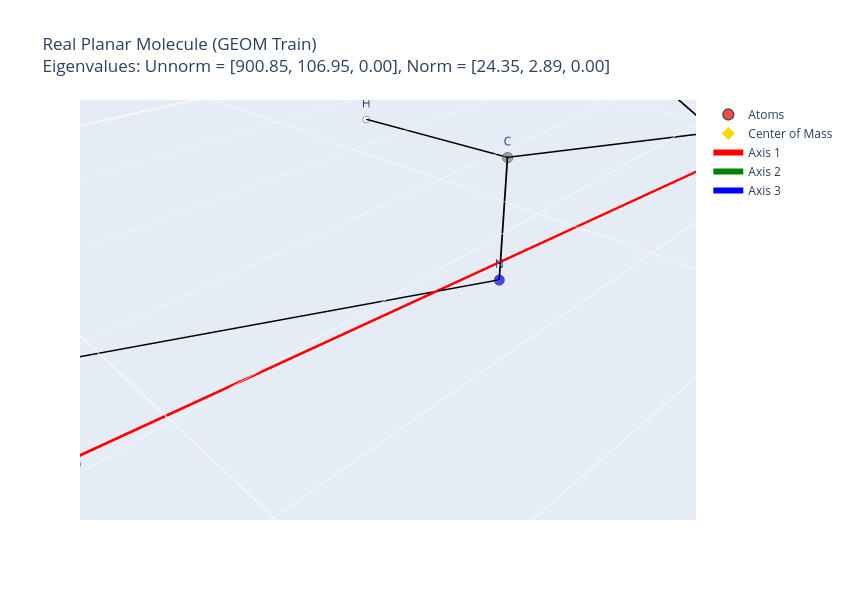
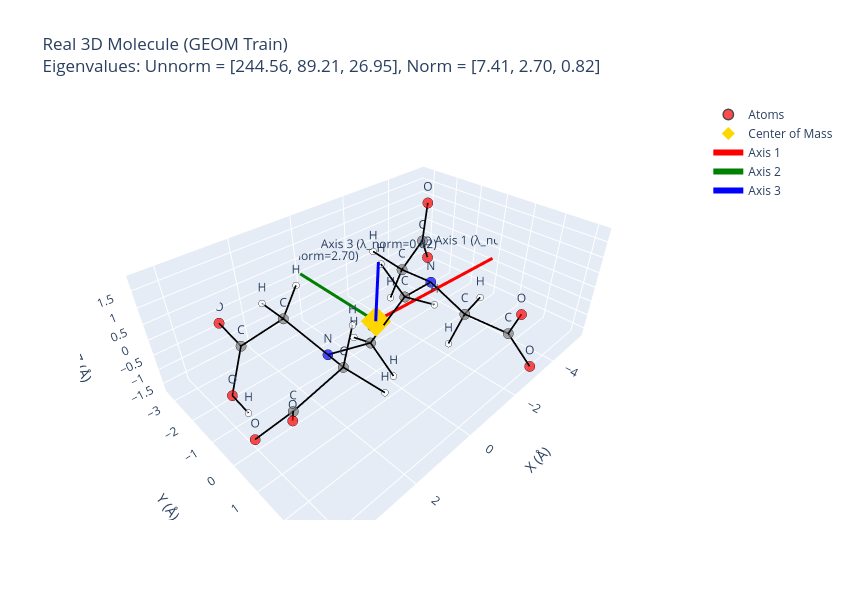

These figures' notebook cell, in order:
### Code cell
# Load preprocessed dataset files if they exist on disk (GEOM-Drugs Train Set)
geom_train_path = '../data/geom_drugs/preprocessed/train.pt'
dataset_loaded = False
geom_train = []

if os.path.exists(geom_train_path):
    try:
        geom_train = torch.load(geom_train_path)
        print(f"Success: Loaded {len(geom_train)} GEOM molecules from {geom_train_path}!")
        dataset_loaded = True
    except Exception as e:
        print(f"Could not load dataset file: {e}")
else:
    print(f"Dataset file {geom_train_path} not found. Skipping dataset demonstration.")

if dataset_loaded:
    # Let's find a planar and a globular molecule in the real dataset
    planar_mol = None
    globular_mol = None
    
    for mol in geom_train:
        e = getattr(mol, 'eigenvalues_normalized', getattr(mol, 'eigenvalues', None))
        if e is None:
            continue
        n_atoms = mol.pos.size(0)
        
        # Planar definition: 3rd eigenvalue is tiny, 2nd is substantial
        if e[2] < 1e-4 and e[1] > 0.05 and n_atoms > 3 and planar_mol is None:
            planar_mol = mol
        # 3D definition: 3rd eigenvalue is large
        if e[2] > 0.15 and globular_mol is None:
            globular_mol = mol
            
    # Visualize Planar Molecule from dataset
    if planar_mol is not None:
        fig = visualize_molecule_shape_axes(planar_mol.pos, planar_mol.h, "Real Planar Molecule (GEOM Train)")
        fig.show()
        
    # Visualize Globular Molecule from dataset
    if globular_mol is not None:
        fig = visualize_molecule_shape_axes(globular_mol.pos, globular_mol.h, "Real 3D Molecule (GEOM Train)")
        fig.show()

### Figure 1 — Plotly figure (JSON) as saved in the notebook; plotly's stock layout.template omitted (floating-point values rounded to 4 significant figures)
{"data": [{"marker": {"color": ["red", "blue", "red", "gray", "gray", "gray", "gray", "gray", "gray", "white", "white", "white", "gray", "blue", "blue", "gray", "blue", "gray", "blue", "gray", "gray", "white", "darkgreen", "gray", "gray", "gray", "gray", "gray", "gray", "white", "white", "white", "white", "white", "white", "white", "white"], "line": {"color": "black", "width": 1.5}, "size": [12, 12, 12, 12, 12, 12, 12, 12, 12, 8, 8, 8, 12, 12, 12, 12, 12, 12, 12, 12, 12, 8, 14, 12, 12, 12, 12, 12, 12, 8, 8, 8, 8, 8, 8, 8, 8]}, "mode": "markers+text", "name": "Atoms", "text": ["O", "N", "O", "C", "C", "C", "C", "C", "C", "H", "H", "H", "C", "N", "N", "C", "N", "C", "N", "C", "C", "H", "Cl", "C", "C", "C", "C", "C", "C", "H", "H", "H", "H", "H", "H", "H", "H"], "textposition": "top center", "type": "scatter3d", "x": [-8.398, -7.327, -7.18, -6.137, -4.895, -3.741, -3.868, -5.113, -6.262, -7.246, -5.194, -2.969, -2.442, -1.371, -0.1899, 0.9817, 2.087, 3.253, 3.388, 2.286, 1.014, 0.1157, 2.495, 4.475, 4.405, 5.564, 6.8, 6.876, 5.722, 5.761, 7.84, 7.705, 5.506, 3.435, -0.1106, -2.422, -4.842], "y": [-0.233, -0.7982, -2.002, 0.02036, -0.5955, 0.1847, 1.579, 2.178, 1.404, 1.847, 3.254, 2.173, -0.4519, 0.2405, -0.3594, 0.3408, -0.3988, 0.2368, 1.562, 2.282, 1.741, 2.329, 3.988, -0.5655, -1.958, -2.71, -2.083, -0.699, 0.05946, 1.137, -0.2123, -2.674, -3.788, -2.43, -1.379, -1.547, -1.674], "z": [0.001102, 0.000889, 0.00094, 0.0003177, 0.0001658, -0.0003905, -0.0007417, -0.0006126, -0.0001073, -1.697e-05, -0.000933, -0.001099, -0.0005852, -0.000877, -0.0009534, -0.0004678, -0.0003716, -1.34e-05, 0.0003137, 0.0002531, -0.0001616, -0.000224, 0.0006872, 0.0001671, -9.79e-05, 5.317e-05, 0.000479, 0.0007486, 0.0006037, 0.0008043, 0.001081, 0.0005991, -0.0001564, -0.0004363, -0.0007878, -0.000744, 0.0005731]}, {"marker": {"color": "gold", "size": 10, "symbol": "diamond"}, "mode": "markers", "name": "Center of Mass", "type": "scatter3d", "x": [-7.732e-08], "y": [-5.155e-08], "z": [1.573e-11]}, {"hoverinfo": "none", "line": {"color": "black", "width": 3.5}, "mode": "lines", "showlegend": false, "type": "scatter3d", "x": [-8.398, -7.327], "y": [-0.233, -0.7982], "z": [0.001102, 0.000889]}, {"hoverinfo": "none", "line": {"color": "black", "width": 3.5}, "mode": "lines", "showlegend": false, "type": "scatter3d", "x": [-7.327, -7.18], "y": [-0.7982, -2.002], "z": [0.000889, 0.00094]}, {"hoverinfo": "none", "line": {"color": "black", "width": 3.5}, "mode": "lines", "showlegend": false, "type": "scatter3d", "x": [-7.327, -6.137], "y": [-0.7982, 0.02036], "z": [0.000889, 0.0003177]}, {"hoverinfo": "none", "line": {"color": "black", "width": 3.5}, "mode": "lines", "showlegend": false, "type": "scatter3d", "x": [-6.137, -4.895], "y": [0.02036, -0.5955], "z": [0.0003177, 0.0001658]}, {"hoverinfo": "none", "line": {"color": "black", "width": 3.5}, "mode": "lines", "showlegend": false, "type": "scatter3d", "x": [-6.137, -6.262], "y": [0.02036, 1.404], "z": [0.0003177, -0.0001073]}, {"hoverinfo": "none", "line": {"color": "black", "width": 3.5}, "mode": "lines", "showlegend": false, "type": "scatter3d", "x": [-4.895, -3.741], "y": [-0.5955, 0.1847], "z": [0.0001658, -0.0003905]}, {"hoverinfo": "none", "line": {"color": "black", "width": 3.5}, "mode": "lines", "showlegend": false, "type": "scatter3d", "x": [-4.895, -4.842], "y": [-0.5955, -1.674], "z": [0.0001658, 0.0005731]}, {"hoverinfo": "none", "line": {"color": "black", "width": 3.5}, "mode": "lines", "showlegend": false, "type": "scatter3d", "x": [-3.741, -3.868], "y": [0.1847, 1.579], "z": [-0.0003905, -0.0007417]}, {"hoverinfo": "none", "line": {"color": "black", "width": 3.5}, "mode": "lines", "showlegend": false, "type": "scatter3d", "x": [-3.741, -2.442], "y": [0.1847, -0.4519], "z": [-0.0003905, -0.0005852]}, {"hoverinfo": "none", "line": {"color": "black", "width": 3.5}, "mode": "lines", "showlegend": false, "type": "scatter3d", "x": [-3.868, -5.113], "y": [1.579, 2.178], "z": [-0.0007417, -0.0006126]}, {"hoverinfo": "none", "line": {"color": "black", "width": 3.5}, "mode": "lines", "showlegend": false, "type": "scatter3d", "x": [-3.868, -2.969], "y": [1.579, 2.173], "z": [-0.0007417, -0.001099]}, {"hoverinfo": "none", "line": {"color": "black", "width": 3.5}, "mode": "lines", "showlegend": false, "type": "scatter3d", "x": [-5.113, -6.262], "y": [2.178, 1.404], "z": [-0.0006126, -0.0001073]}, {"hoverinfo": "none", "line": {"color": "black", "width": 3.5}, "mode": "lines", "showlegend": false, "type": "scatter3d", "x": [-5.113, -5.194], "y": [2.178, 3.254], "z": [-0.0006126, -0.000933]}, {"hoverinfo": "none", "line": {"color": "black", "width": 3.5}, "mode": "lines", "showlegend": false, "type": "scatter3d", "x": [-6.262, -7.246], "y": [1.404, 1.847], "z": [-0.0001073, -1.697e-05]}, {"hoverinfo": "none", "line": {"color": "black", "width": 3.5}, "mode": "lines", "showlegend": false, "type": "scatter3d", "x": [-2.442, -1.371], "y": [-0.4519, 0.2405], "z": [-0.0005852, -0.000877]}, {"hoverinfo": "none", "line": {"color": "black", "width": 3.5}, "mode": "lines", "showlegend": false, "type": "scatter3d", "x": [-2.442, -2.422], "y": [-0.4519, -1.547], "z": [-0.0005852, -0.000744]}, {"hoverinfo": "none", "line": {"color": "black", "width": 3.5}, "mode": "lines", "showlegend": false, "type": "scatter3d", "x": [-1.371, -0.1899], "y": [0.2405, -0.3594], "z": [-0.000877, -0.0009534]}, {"hoverinfo": "none", "line": {"color": "black", "width": 3.5}, "mode": "lines", "showlegend": false, "type": "scatter3d", "x": [-0.1899, 0.9817], "y": [-0.3594, 0.3408], "z": [-0.0009534, -0.0004678]}, {"hoverinfo": "none", "line": {"color": "black", "width": 3.5}, "mode": "lines", "showlegend": false, "type": "scatter3d", "x": [-0.1899, -0.1106], "y": [-0.3594, -1.379], "z": [-0.0009534, -0.0007878]}, {"hoverinfo": "none", "line": {"color": "black", "width": 3.5}, "mode": "lines", "showlegend": false, "type": "scatter3d", "x": [0.9817, 2.087], "y": [0.3408, -0.3988], "z": [-0.0004678, -0.0003716]}, {"hoverinfo": "none", "line": {"color": "black", "width": 3.5}, "mode": "lines", "showlegend": false, "type": "scatter3d", "x": [0.9817, 1.014], "y": [0.3408, 1.741], "z": [-0.0004678, -0.0001616]}, {"hoverinfo": "none", "line": {"color": "black", "width": 3.5}, "mode": "lines", "showlegend": false, "type": "scatter3d", "x": [2.087, 3.253], "y": [-0.3988, 0.2368], "z": [-0.0003716, -1.34e-05]}, {"hoverinfo": "none", "line": {"color": "black", "width": 3.5}, "mode": "lines", "showlegend": false, "type": "scatter3d", "x": [3.253, 3.388], "y": [0.2368, 1.562], "z": [-1.34e-05, 0.0003137]}, {"hoverinfo": "none", "line": {"color": "black", "width": 3.5}, "mode": "lines", "showlegend": false, "type": "scatter3d", "x": [3.253, 4.475], "y": [0.2368, -0.5655], "z": [-1.34e-05, 0.0001671]}, {"hoverinfo": "none", "line": {"color": "black", "width": 3.5}, "mode": "lines", "showlegend": false, "type": "scatter3d", "x": [3.388, 2.286], "y": [1.562, 2.282], "z": [0.0003137, 0.0002531]}, {"hoverinfo": "none", "line": {"color": "black", "width": 3.5}, "mode": "lines", "showlegend": false, "type": "scatter3d", "x": [2.286, 1.014], "y": [2.282, 1.741], "z": [0.0002531, -0.0001616]}, {"hoverinfo": "none", "line": {"color": "black", "width": 3.5}, "mode": "lines", "showlegend": false, "type": "scatter3d", "x": [1.014, 0.1157], "y": [1.741, 2.329], "z": [-0.0001616, -0.000224]}, {"hoverinfo": "none", "line": {"color": "black", "width": 3.5}, "mode": "lines", "showlegend": false, "type": "scatter3d", "x": [4.475, 4.405], "y": [-0.5655, -1.958], "z": [0.0001671, -9.79e-05]}, {"hoverinfo": "none", "line": {"color": "black", "width": 3.5}, "mode": "lines", "showlegend": false, "type": "scatter3d", "x": [4.475, 5.722], "y": [-0.5655, 0.05946], "z": [0.0001671, 0.0006037]}, {"hoverinfo": "none", "line": {"color": "black", "width": 3.5}, "mode": "lines", "showlegend": false, "type": "scatter3d", "x": [4.405, 5.564], "y": [-1.958, -2.71], "z": [-9.79e-05, 5.317e-05]}, {"hoverinfo": "none", "line": {"color": "black", "width": 3.5}, "mode": "lines", "showlegend": false, "type": "scatter3d", "x": [4.405, 3.435], "y": [-1.958, -2.43], "z": [-9.79e-05, -0.0004363]}, {"hoverinfo": "none", "line": {"color": "black", "width": 3.5}, "mode": "lines", "showlegend": false, "type": "scatter3d", "x": [5.564, 6.8], "y": [-2.71, -2.083], "z": [5.317e-05, 0.000479]}, {"hoverinfo": "none", "line": {"color": "black", "width": 3.5}, "mode": "lines", "showlegend": false, "type": "scatter3d", "x": [5.564, 5.506], "y": [-2.71, -3.788], "z": [5.317e-05, -0.0001564]}, {"hoverinfo": "none", "line": {"color": "black", "width": 3.5}, "mode": "lines", "showlegend": false, "type": "scatter3d", "x": [6.8, 6.876], "y": [-2.083, -0.699], "z": [0.000479, 0.0007486]}, {"hoverinfo": "none", "line": {"color": "black", "width": 3.5}, "mode": "lines", "showlegend": false, "type": "scatter3d", "x": [6.8, 7.705], "y": [-2.083, -2.674], "z": [0.000479, 0.0005991]}, {"hoverinfo": "none", "line": {"color": "black", "width": 3.5}, "mode": "lines", "showlegend": false, "type": "scatter3d", "x": [6.876, 5.722], "y": [-0.699, 0.05946], "z": [0.0007486, 0.0006037]}, {"hoverinfo": "none", "line": {"color": "black", "width": 3.5}, "mode": "lines", "showlegend": false, "type": "scatter3d", "x": [6.876, 7.84], "y": [-0.699, -0.2123], "z": [0.0007486, 0.001081]}, {"hoverinfo": "none", "line": {"color": "black", "width": 3.5}, "mode": "lines", "showlegend": false, "type": "scatter3d", "x": [5.722, 5.761], "y": [0.05946, 1.137], "z": [0.0006037, 0.0008043]}, {"line": {"color": "red", "width": 6}, "mode": "lines+text", "name": "Axis 1", "text": ["", "Axis 1 (λ_norm=24.35)"], "textposition": "top center", "type": "scatter3d", "x": [-7.732e-08, -9.8], "y": [-5.155e-08, 1.16], "z": [1.573e-11, -0.0002567]}, {"line": {"color": "green", "width": 6}, "mode": "lines+text", "name": "Axis 2", "text": ["", "Axis 2 (λ_norm=2.89)"], "textposition": "top center", "type": "scatter3d", "x": [-7.732e-08, 0.3997], "y": [-5.155e-08, 3.377], "z": [1.573e-11, -0.0001441]}, {"line": {"color": "blue", "width": 6}, "mode": "lines+text", "name": "Axis 3", "text": ["", "Axis 3 (λ_norm=0.00)"], "textposition": "top center", "type": "scatter3d", "x": [-7.732e-08, -1.026e-07], "y": [-5.155e-08, 3.102e-09], "z": [1.573e-11, 0.001211]}], "layout": {"height": 600, "scene": {"aspectmode": "data", "xaxis": {"showgrid": true, "title": {"text": "X (Å)"}}, "yaxis": {"showgrid": true, "title": {"text": "Y (Å)"}}, "zaxis": {"showgrid": true, "title": {"text": "Z (Å)"}}}, "title": {"text": "Real Planar Molecule (GEOM Train)<br>Eigenvalues: Unnorm = [900.85, 106.95, 0.00], Norm = [24.35, 2.89, 0.00]"}, "width": 850}}

### Figure 2 — Plotly figure (JSON) as saved in the notebook; plotly's stock layout.template omitted (floating-point values rounded to 4 significant figures)
{"data": [{"marker": {"color": ["red", "gray", "red", "gray", "blue", "gray", "white", "gray", "blue", "gray", "white", "white", "gray", "red", "red", "gray", "gray", "red", "red", "white", "white", "white", "white", "white", "white", "gray", "white", "white", "gray", "red", "red", "white", "white"], "line": {"color": "black", "width": 1.5}, "size": [12, 12, 12, 12, 12, 12, 8, 12, 12, 12, 8, 8, 12, 12, 12, 12, 12, 12, 12, 8, 8, 8, 8, 8, 8, 12, 8, 8, 12, 12, 12, 8, 8]}, "mode": "markers+text", "name": "Atoms", "text": ["O", "C", "O", "C", "N", "C", "H", "C", "N", "C", "H", "H", "C", "O", "O", "C", "C", "O", "O", "H", "H", "H", "H", "H", "H", "C", "H", "H", "C", "O", "O", "H", "H"], "textposition": "top center", "type": "scatter3d", "x": [-4.224, -3.881, -4.548, -2.398, -2.127, -0.7329, -0.6894, 0.2893, 1.695, 2.182, 1.913, 1.729, 3.717, 4.233, 4.355, 2.074, 2.912, 2.844, 3.698, 3.852, 2.699, 1.207, 0.1948, 0.06033, -0.4497, -2.721, -3.794, -2.337, -2.62, -2.97, -2.241, -2.165, -1.756], "y": [-1.949, -1.814, -2.119, -1.322, 0.0788, 0.3608, 1.415, 0.0897, 0.03653, 1.236, 1.306, 2.097, 1.437, 2.26, 0.7793, -1.193, -2.093, -3.311, -1.486, -0.4046, -0.9776, -1.771, 0.8734, -0.869, -0.2436, 0.9548, 0.7261, 0.7414, 2.517, 3.162, 2.992, -1.582, -1.929], "z": [1.5, 0.3131, -0.695, 0.04142, 0.3285, 0.6095, 0.8935, -0.529, -0.1325, 0.5104, 1.58, 0.01017, 0.4008, 1.16, -0.4766, 0.5395, -0.3845, -0.3079, -1.214, -0.929, 1.418, 0.883, -1.287, -1.004, 1.483, -0.6652, -0.6846, -1.685, -0.475, -1.488, 0.6068, -1.013, 0.6937]}, {"marker": {"color": "gold", "size": 10, "symbol": "diamond"}, "mode": "markers", "name": "Center of Mass", "type": "scatter3d", "x": [9.031e-08], "y": [2.167e-08], "z": [0]}, {"hoverinfo": "none", "line": {"color": "black", "width": 3.5}, "mode": "lines", "showlegend": false, "type": "scatter3d", "x": [-4.224, -3.881], "y": [-1.949, -1.814], "z": [1.5, 0.3131]}, {"hoverinfo": "none", "line": {"color": "black", "width": 3.5}, "mode": "lines", "showlegend": false, "type": "scatter3d", "x": [-3.881, -4.548], "y": [-1.814, -2.119], "z": [0.3131, -0.695]}, {"hoverinfo": "none", "line": {"color": "black", "width": 3.5}, "mode": "lines", "showlegend": false, "type": "scatter3d", "x": [-3.881, -2.398], "y": [-1.814, -1.322], "z": [0.3131, 0.04142]}, {"hoverinfo": "none", "line": {"color": "black", "width": 3.5}, "mode": "lines", "showlegend": false, "type": "scatter3d", "x": [-2.398, -2.127], "y": [-1.322, 0.0788], "z": [0.04142, 0.3285]}, {"hoverinfo": "none", "line": {"color": "black", "width": 3.5}, "mode": "lines", "showlegend": false, "type": "scatter3d", "x": [-2.398, -2.165], "y": [-1.322, -1.582], "z": [0.04142, -1.013]}, {"hoverinfo": "none", "line": {"color": "black", "width": 3.5}, "mode": "lines", "showlegend": false, "type": "scatter3d", "x": [-2.398, -1.756], "y": [-1.322, -1.929], "z": [0.04142, 0.6937]}, {"hoverinfo": "none", "line": {"color": "black", "width": 3.5}, "mode": "lines", "showlegend": false, "type": "scatter3d", "x": [-2.127, -0.7329], "y": [0.0788, 0.3608], "z": [0.3285, 0.6095]}, {"hoverinfo": "none", "line": {"color": "black", "width": 3.5}, "mode": "lines", "showlegend": false, "type": "scatter3d", "x": [-2.127, -2.721], "y": [0.0788, 0.9548], "z": [0.3285, -0.6652]}, {"hoverinfo": "none", "line": {"color": "black", "width": 3.5}, "mode": "lines", "showlegend": false, "type": "scatter3d", "x": [-0.7329, -0.6894], "y": [0.3608, 1.415], "z": [0.6095, 0.8935]}, {"hoverinfo": "none", "line": {"color": "black", "width": 3.5}, "mode": "lines", "showlegend": false, "type": "scatter3d", "x": [-0.7329, 0.2893], "y": [0.3608, 0.0897], "z": [0.6095, -0.529]}, {"hoverinfo": "none", "line": {"color": "black", "width": 3.5}, "mode": "lines", "showlegend": false, "type": "scatter3d", "x": [-0.7329, -0.4497], "y": [0.3608, -0.2436], "z": [0.6095, 1.483]}, {"hoverinfo": "none", "line": {"color": "black", "width": 3.5}, "mode": "lines", "showlegend": false, "type": "scatter3d", "x": [0.2893, 1.695], "y": [0.0897, 0.03653], "z": [-0.529, -0.1325]}, {"hoverinfo": "none", "line": {"color": "black", "width": 3.5}, "mode": "lines", "showlegend": false, "type": "scatter3d", "x": [0.2893, 0.1948], "y": [0.0897, 0.8734], "z": [-0.529, -1.287]}, {"hoverinfo": "none", "line": {"color": "black", "width": 3.5}, "mode": "lines", "showlegend": false, "type": "scatter3d", "x": [0.2893, 0.06033], "y": [0.0897, -0.869], "z": [-0.529, -1.004]}, {"hoverinfo": "none", "line": {"color": "black", "width": 3.5}, "mode": "lines", "showlegend": false, "type": "scatter3d", "x": [1.695, 2.182], "y": [0.03653, 1.236], "z": [-0.1325, 0.5104]}, {"hoverinfo": "none", "line": {"color": "black", "width": 3.5}, "mode": "lines", "showlegend": false, "type": "scatter3d", "x": [1.695, 2.074], "y": [0.03653, -1.193], "z": [-0.1325, 0.5395]}, {"hoverinfo": "none", "line": {"color": "black", "width": 3.5}, "mode": "lines", "showlegend": false, "type": "scatter3d", "x": [2.182, 1.913], "y": [1.236, 1.306], "z": [0.5104, 1.58]}, {"hoverinfo": "none", "line": {"color": "black", "width": 3.5}, "mode": "lines", "showlegend": false, "type": "scatter3d", "x": [2.182, 1.729], "y": [1.236, 2.097], "z": [0.5104, 0.01017]}, {"hoverinfo": "none", "line": {"color": "black", "width": 3.5}, "mode": "lines", "showlegend": false, "type": "scatter3d", "x": [2.182, 3.717], "y": [1.236, 1.437], "z": [0.5104, 0.4008]}, {"hoverinfo": "none", "line": {"color": "black", "width": 3.5}, "mode": "lines", "showlegend": false, "type": "scatter3d", "x": [3.717, 4.233], "y": [1.437, 2.26], "z": [0.4008, 1.16]}, {"hoverinfo": "none", "line": {"color": "black", "width": 3.5}, "mode": "lines", "showlegend": false, "type": "scatter3d", "x": [3.717, 4.355], "y": [1.437, 0.7793], "z": [0.4008, -0.4766]}, {"hoverinfo": "none", "line": {"color": "black", "width": 3.5}, "mode": "lines", "showlegend": false, "type": "scatter3d", "x": [2.074, 2.912], "y": [-1.193, -2.093], "z": [0.5395, -0.3845]}, {"hoverinfo": "none", "line": {"color": "black", "width": 3.5}, "mode": "lines", "showlegend": false, "type": "scatter3d", "x": [2.074, 2.699], "y": [-1.193, -0.9776], "z": [0.5395, 1.418]}, {"hoverinfo": "none", "line": {"color": "black", "width": 3.5}, "mode": "lines", "showlegend": false, "type": "scatter3d", "x": [2.074, 1.207], "y": [-1.193, -1.771], "z": [0.5395, 0.883]}, {"hoverinfo": "none", "line": {"color": "black", "width": 3.5}, "mode": "lines", "showlegend": false, "type": "scatter3d", "x": [2.912, 2.844], "y": [-2.093, -3.311], "z": [-0.3845, -0.3079]}, {"hoverinfo": "none", "line": {"color": "black", "width": 3.5}, "mode": "lines", "showlegend": false, "type": "scatter3d", "x": [2.912, 3.698], "y": [-2.093, -1.486], "z": [-0.3845, -1.214]}, {"hoverinfo": "none", "line": {"color": "black", "width": 3.5}, "mode": "lines", "showlegend": false, "type": "scatter3d", "x": [3.698, 3.852], "y": [-1.486, -0.4046], "z": [-1.214, -0.929]}, {"hoverinfo": "none", "line": {"color": "black", "width": 3.5}, "mode": "lines", "showlegend": false, "type": "scatter3d", "x": [-2.721, -3.794], "y": [0.9548, 0.7261], "z": [-0.6652, -0.6846]}, {"hoverinfo": "none", "line": {"color": "black", "width": 3.5}, "mode": "lines", "showlegend": false, "type": "scatter3d", "x": [-2.721, -2.337], "y": [0.9548, 0.7414], "z": [-0.6652, -1.685]}, {"hoverinfo": "none", "line": {"color": "black", "width": 3.5}, "mode": "lines", "showlegend": false, "type": "scatter3d", "x": [-2.721, -2.62], "y": [0.9548, 2.517], "z": [-0.6652, -0.475]}, {"hoverinfo": "none", "line": {"color": "black", "width": 3.5}, "mode": "lines", "showlegend": false, "type": "scatter3d", "x": [-2.62, -2.97], "y": [2.517, 3.162], "z": [-0.475, -1.488]}, {"hoverinfo": "none", "line": {"color": "black", "width": 3.5}, "mode": "lines", "showlegend": false, "type": "scatter3d", "x": [-2.62, -2.241], "y": [2.517, 2.992], "z": [-0.475, 0.6068]}, {"line": {"color": "red", "width": 6}, "mode": "lines+text", "name": "Axis 1", "text": ["", "Axis 1 (λ_norm=7.41)"], "textposition": "top center", "type": "scatter3d", "x": [9.031e-08, -5.438], "y": [2.167e-08, -0.04396], "z": [0, -0.2614]}, {"line": {"color": "green", "width": 6}, "mode": "lines+text", "name": "Axis 2", "text": ["", "Axis 2 (λ_norm=2.70)"], "textposition": "top center", "type": "scatter3d", "x": [9.031e-08, 0.02262], "y": [2.167e-08, -3.287], "z": [0, 0.08232]}, {"line": {"color": "blue", "width": 6}, "mode": "lines+text", "name": "Axis 3", "text": ["", "Axis 3 (λ_norm=0.82)"], "textposition": "top center", "type": "scatter3d", "x": [9.031e-08, -0.08709], "y": [2.167e-08, 0.04459], "z": [0, 1.805]}], "layout": {"height": 600, "scene": {"aspectmode": "data", "xaxis": {"showgrid": true, "title": {"text": "X (Å)"}}, "yaxis": {"showgrid": true, "title": {"text": "Y (Å)"}}, "zaxis": {"showgrid": true, "title": {"text": "Z (Å)"}}}, "title": {"text": "Real 3D Molecule (GEOM Train)<br>Eigenvalues: Unnorm = [244.56, 89.21, 26.95], Norm = [7.41, 2.70, 0.82]"}, "width": 850}}
